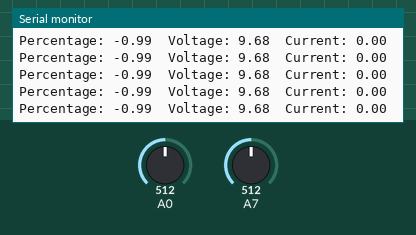
Simulated run of this sketch. Board: Arduino Nano, built with avr-gcc and run on an emulated ATmega328P. Shown: the last lines printed to the serial monitor. The test bench sets the inputs (shaded band); at power-on: A0 = 512, A7 = 512.

Above: at 7.2 s.
7.3 s: A0 set to 743
At 8.0 s:
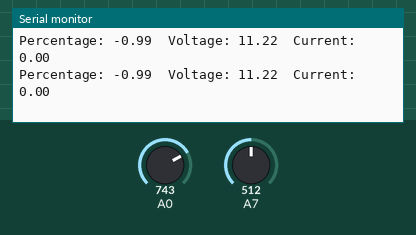
8.8 s: A0 set to 754
At 9.3 s:
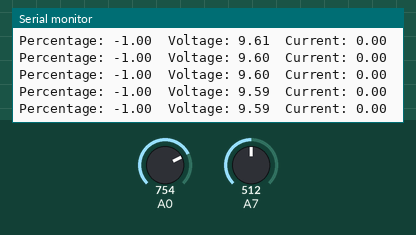
Timing chart, 0 to 11.8 s (numbered marks = the images above; inputs shaded):
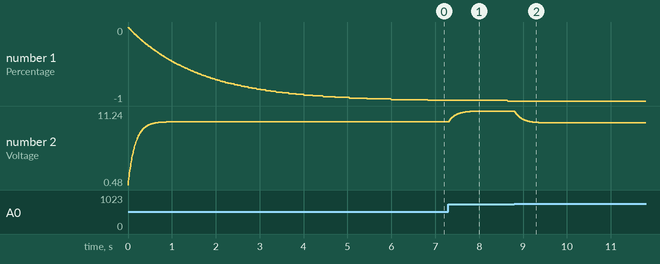

The sketch:

arduino_implementation_not_maintained.ino
```cpp
// @@@ Check the value
const float scaling_err_LB = 9.5;

// @@@ Check the value
const float scaling_err_UB = 14.5;

// Refference voltage
static float Vref = 5;

float calibration = 0;
// Capacity in AH
float C = 26;

void setup() {
  // put your setup code here, to run once:
  Serial.begin(57600);
  // Voltage measurement
  pinMode(A0, INPUT);
  // Current measurement
  pinMode(A7, INPUT);
  calibration = analogRead(A7);
}


void loop() {

  static float measurements[3];
  measure(&measurements[0]);

  Serial.print("Percentage: ");
  Serial.print(measurements[0]);
  Serial.print("\t");
  Serial.print("Voltage: ");
  Serial.print(measurements[1]);
  Serial.print("\t");
  Serial.print("Current: ");
  Serial.print(measurements[2]);
  Serial.println("\t");

  // testPercentage();
}

void testPercentage (float Uin) {
    // put your main code here, to run repeatedly:
  static float C = 100;
  static float I = 0; // C5 only
  static float U = Uin;

  Serial.println("");

  //Serial.print(U);
  Serial.print("\t");

  I = 20;
  Serial.print(percentage(U, I, C));
  Serial.print("\t");

  I = 10;  // C10
  Serial.print(percentage(U, I, C));
  Serial.print("\t");

  I = 5; // C20
  Serial.print(percentage(U, I, C));
  Serial.print("\t");

  I = 2.5; // C40
  Serial.print(percentage(U, I, C));
  Serial.print("\t");

  I = 0; // rest
  Serial.print(percentage(U, I, C));
  Serial.print("\t");

  I = -1; // D100
  Serial.print(percentage(U, I, C));
  Serial.print("\t");

  I = -5; // D20
  Serial.print(percentage(U, I, C));
  Serial.print("\t");

  I = -10; // D10
  Serial.print(percentage(U, I, C));
  Serial.print("\t");

  I = -20; // D5
  Serial.print(percentage(U, I, C));
  Serial.print("\t");

  I = -33.3; // D3
  Serial.print(percentage(U, I, C));
  Serial.print("\t");

  I = -50; // D2
  Serial.print(percentage(U, I, C));
  Serial.print("\t");

  U = U + 0.01;

  testPercentage(U);
}

/**
 * Return the battery voltage.
 */
float batteryVoltage() {
  // Small resistor
  static int sR = 317;
  // Big resistor
  static int bR = 4590;

  return ((analogRead(A0) * Vref) / 1023) * (sR + bR) / sR;
}


/**
 * Return the current in Amps.
 */
float currentInAmps() {
  return ((calibration - analogRead(A7)) / 1023 * Vref) * 1000 / 33;
}


/**
 * Scale the battery voltage down to 12 Volts and return a
 * standardized Array with percentage, voltage and current.
 */
// float measure(float *measurements) {
void measure(float *measurements) {
    // Return [percentage, voltage, current]
    // Battery voltage pin: A0
    // Current: A7
    float percent;

    // Voltage measurement and scaling
    float measuredVoltage = batteryVoltage();
    int divisor = (int) (measuredVoltage / 9.5);
    if (divisor < 1) {
      divisor = 1;
    }
    // Scaled voltage:
    float V = measuredVoltage / divisor;

    // Current measurement - no scaling
    float I = currentInAmps();

    // Can't be right => scaling error
    // @@@ New field for unscaled voltage
    if (V < scaling_err_LB || V > scaling_err_UB) {
      percent = -3;
    } else {
      percent = percentage(V, I, C);
    }

    // @@@ New unfiltered field for all error messages!
    // @@@ New field for unscaled voltage
    measurements[0] = (199 * measurements[0] + percent) / 200;
    //measurements[0] = percent;
    measurements[1] = (19 * measurements[1] + V) / 20;
    //measurements[1] = V;
    measurements[2] = (19 * measurements[2] + I) / 20;
    //measurements[2] = I;
}


/**
 * Return the percentage charge of a battery, given the
 * voltage, current and capacity of the battery...
 */
float percentage (float U, float I, float C) {
  // I = Q / t, [I] = C / s = .... Ah / 3600 s = ... Ah / 1 h

    if (I > 0 && I < 0.00001) {
      I = 0.00001;
    }

    if (I <= 0 && I > -0.00001) {
      I = -0.00001;
    }

    // T in hours:
    float T = C / I;

    if (T < 0) {
      T = -T;
    }


  if (I > 0) {
    // CHARGING

    if (T <= 5) {
      // 5 Formula: (x - 17.481) * (x - 14.408) * (x - 14.202) * (x - 12.168) * (x - 17.452) * (x - 14.783) + 78.465
      // Serial.print("< 5 ");

      if (12.64 < U && U < 15.77) {
        float result = (U - 17.481) * (U - 14.408) * (U - 14.202) * (U - 12.168) * (U - 17.452) * (U - 14.783) + 78.465;

        if (0 <= result && result <= 100) {
          return result;
        } else {
          return -2;
        }
      } else {
        return -1;
      }

    } else if (5 < T && T <= 10) {
      // 10 Formula: (x - 11.992) * (x - 14.325) * (x - 17.428) * (x - 14.420) * (x - 14.353) * (x - 17.227) + 88.222)
      // return ((T - 5) * (10 formula)  + (10 - T) * (5 formula) / 5
      // Serial.print("5 < T && T < 10 ");

      if (12.49 < U && U < 15.77) {

        float result = ((T - 5) * ((U - 11.992) * (U - 14.325) * (U - 17.428) * (U - 14.420) * (U - 14.353) * (U - 17.227) + 88.222)
                + (10 - T) * ((U - 17.481) * (U - 14.408) * (U - 14.202) * (U - 12.168) * (U - 17.452) * (U - 14.783) + 78.465)) / 5;

        if (0 <= result && result <= 100) {
          return result;
        } else {
          return -2;
        }
      } else {
        return -1;
      }

    } else if (10 < T && T <= 20) {
      // 20 Formula: (x - 17.190) * (x - 14.171) * (x - 14.205) * (x - 11.740) * (x - 17.159) * (x - 14.222) + 94.499)
      // return ((T - 10) * (20 formula) ) + (20 - T) * (10 formula) / 10
      // Serial.print("10 < T && T < 20 ");

      if (12.25 < U && U < 15.33) {
        float result = (((T - 10) * ((U - 17.190) * (U - 14.171) * (U - 14.205) * (U - 11.740) * (U - 17.159) * (U - 14.222) + 94.499))
                + (20 - T) * ((U - 11.992) * (U - 14.325) * (U - 17.428) * (U - 14.420) * (U - 14.353) * (U - 17.227) + 88.222)) / 10;

        if (0 <= result && result <= 100) {
          return result;
        } else {
          return -2;
        }
      } else {
        return -1;
      }

    } else if (20 < T && T <= 40) {
      // 40 Formula: (x - 14.6659) * (x - 14.8680) * (x - 9.8940) * (x - 9.9535) * (x - 13.3392) * (x - 9.9839) + 100.1695
      // return: ((T - 20) * (40 formula) ) + (40 - T) * (20 formula) / 20
      // Serial.print("20 < T && T < 40 ");

      if (11.99 < U && U < 13.34) {
        float result = ((T - 20) * ((U - 14.6659) * (U - 14.8680) * (U - 9.8940) * (U - 9.9535) * (U - 13.3392) * (U - 9.9839) + 100.1695)
                  + (40 - T) * ((U - 17.190) * (U - 14.171) * (U - 14.205) * (U - 11.740) * (U - 17.159) * (U - 14.222) + 94.499)) / 20;

        if (0 <= result && result <= 100) {
          return result;
        } else {
          return -2;
        }
      } else {
        return -1;
      }

    } else if(40 < T && T <= 200) {
      // Rest formula: (x - 11.4656) * (x - 14.9852) * (x + 6.5100) * (x - 11.1390) * (x - 14.1120) * (x - 12.0202) + 20.7968
      // return ((T - 40) * (rest formula) ) + (200 - T) * (40 formula) / 160
      // Serial.print("40 < T && T < 200 ");

      if (11.99 < U && U < 13.34) {
        float result = ((T - 40) * ((U - 11.4656) * (U - 14.9852) * (U + 6.5100) * (U - 11.1390) * (U - 14.1120) * (U - 12.0202) + 20.7968)
                + (200 - T) * ((U - 14.6659) * (U - 14.8680) * (U - 9.8940) * (U - 9.9535) * (U - 13.3392) * (U - 9.9839) + 100.1695)) / 160;

        if (0 <= result && result <= 100) {
          return result;
        } else {
          return -2;
        }
      } else {
        return -1;
      }
    } else {
      // Rest
      // Serial.print("Rest ");
      // Serial.print(T);

      if (12.69 > U && U > 11.77) {
        float result = (U - 11.4656) * (U - 14.9852) * (U + 6.5100) * (U - 11.1390) * (U - 14.1120) * (U - 12.0202) + 20.7968;

          if (0 <= result && result <= 100) {
            return result;
          } else {
            return -2;
          }
      } else {
        return -1;
      }

    }
  } else if (I < 0) {
    // DISCHARGING

    if (T >= 200) {
      // Rest

      if (12.69 > U && U > 11.77) {
        float result = (U - 11.4656) * (U - 14.9852) * (U + 6.5100) * (U - 11.1390) * (U - 14.1120) * (U - 12.0202) + 20.7968;

          if (0 <= result && result <= 100) {
            return result;
          } else {
            return -2;
          }
      } else {
        return -1;
      }


    } else if (T >= 100 && T < 200) {
      // Rest formula: (x - 11.4656) * (x - 14.9852) * (x + 6.5100) * (x - 11.1390) * (x - 14.1120) * (x - 12.0202) + 20.7968
      // return ((T - 100) * (rest formula) + (200 - T) * (100 formula)) / 100

      if (12.67 > U && U > 11.67) {
        float result = ((T - 100) * ((U - 11.4656) * (U - 14.9852) * (U + 6.5100) * (U - 11.1390) * (U - 14.1120) * (U - 12.0202) + 20.7968)
                  + (200 - T) * ((U - 10.8400) * (U - 10.8709) * (U - 10.8594) * (U - 7.9782) * (U - 10.9025) * (U - 10.8718) + 13.3185)) / 100;

          if (0 <= result && result <= 100) {
            return result;
          } else {
            return -2;
          }
      } else {
        return -1;
      }

    } else if (20 <= T && T < 100) {
      // 100 formula: (x - 10.8400) * (x - 10.8709) * (x - 10.8594) * (x - 7.9782) * (x - 10.9025) * (x - 10.8718) + 13.3185
      // return ((T - 20) * (100 formula) + (100 - T) * (20 formula)) / 80

      if (12.59 > U && U > 11.56) {
        float result = ((T - 20) * ((U - 10.8400) * (U - 10.8709) * (U - 10.8594) * (U - 7.9782) * (U - 10.9025) * (U - 10.8718) + 13.3185)
                    + (100 - T) * ((U - 9.7996) * (U - 15.1168) * (U - 12.4056) * (U - 15.2981) * (U - 9.8815) * (U - 9.7797) + 73.6746)) / 80;

          if (0 <= result && result <= 100) {
            return result;
          } else {
            return -2;
          }
      } else {
        return -1;
      }

    } else if (10 <= T && T < 20) {
      // 20 formula: (x - 9.7996) * (x - 15.1168) * (x - 12.4056) * (x - 15.2981) * (x - 9.8815) * (x - 9.7797) + 73.6746
      // return ((T - 10) * (20 formula) + (20 - T) * (10 formula)) / 10

      if (12.45 > U && U > 11.10) {
        float result = ((T - 10) * ((U - 9.7996) * (U - 15.1168) * (U - 12.4056) * (U - 15.2981) * (U - 9.8815) * (U - 9.7797) + 73.6746)
                    + (20 - T) * ((U - 13.3140) * (U - 8.8627) * (U - 13.2982) * (U - 13.3087) * (U - 8.9231) * (U - 8.9352) + 128.2754)) / 10;

          if (0 <= result && result <= 100) {
            return result;
          } else {
            return -2;
          }
      } else {
        return -1;
      }

    } else if (5 <= T && T < 10) {
      // 10 formula: (x - 13.3140) * (x - 8.8627) * (x - 13.2982) * (x - 13.3087) * (x - 8.9231) * (x - 8.9352) + 128.2754
      // return ((T - 5) * (10 formula) + (10 - T) * (5 formula)) / 5

      if (12.06 > U && U > 10.52) {
          float result = ((T - 5) * ((U - 13.3140) * (U - 8.8627) * (U - 13.2982) * (U - 13.3087) * (U - 8.9231) * (U - 8.9352) + 128.2754)
                      + (10 - T) * ((U - 13.0987) * (U - 11.8714) * (U - 8.5070) * (U - 13.2636) * (U - 8.5267) * (U - 8.5385) + 89.6786)) / 5;

          if (0 <= result && result <= 100) {
            return result;
          } else {
            return -2;
          }
      } else {
        return -1;
      }

    } else if (3 <= T && T < 5) {
      // 5 formula: (x - 13.0987) * (x - 11.8714) * (x - 8.5070) * (x - 13.2636) * (x - 8.5267) * (x - 8.5385) + 89.6786
      // return ((T - 3) * (5 formula) + (5 - T) * (3 formula)) / 2

      if (11.71 > U && U > 9.34) {
          float result = ((T - 3) * ((U - 13.0987) * (U - 11.8714) * (U - 8.5070) * (U - 13.2636) * (U - 8.5267) * (U - 8.5385) + 89.6786)
                      + (5 - T) * ((U - 10.1354) * (U - 10.1681) * (U - 10.1423) * (U - 6.4437) * (U - 13.7005) * (U - 13.5256) + 27.9198)) / 2;

          if (0 <= result && result <= 100) {
            return result;
          } else {
            return -2;
          }
      } else {
        return -1;
      }

    } else if (T < 3) {
      // 3 formula: (x - 10.1354) * (x - 10.1681) * (x - 10.1423) * (x - 6.4437) * (x - 13.7005) * (x - 13.5256) + 27.9198
      // return 3 formula;

      if (11.71> U && U > 9.35) {
          float result = (U - 10.1354) * (U - 10.1681) * (U - 10.1423) * (U - 6.4437) * (U - 13.7005) * (U - 13.5256) + 27.9198;

          if (0 <= result && result <= 100) {
            return result;
          } else {
            return -2;
          }
      } else {
        return -1;
      }
    }

    return -1.0;
  }
}
```

Measured:
- after the input at 7.3 s, the serial monitor: prints a new line at once (image 1)
- after the input at 8.8 s, the serial monitor: prints a new line at once (image 2)
- plotted number 2: 9.68 → 11.24 after the input at 7.3 s, 11.24 → 9.51 after the input at 8.8 s
